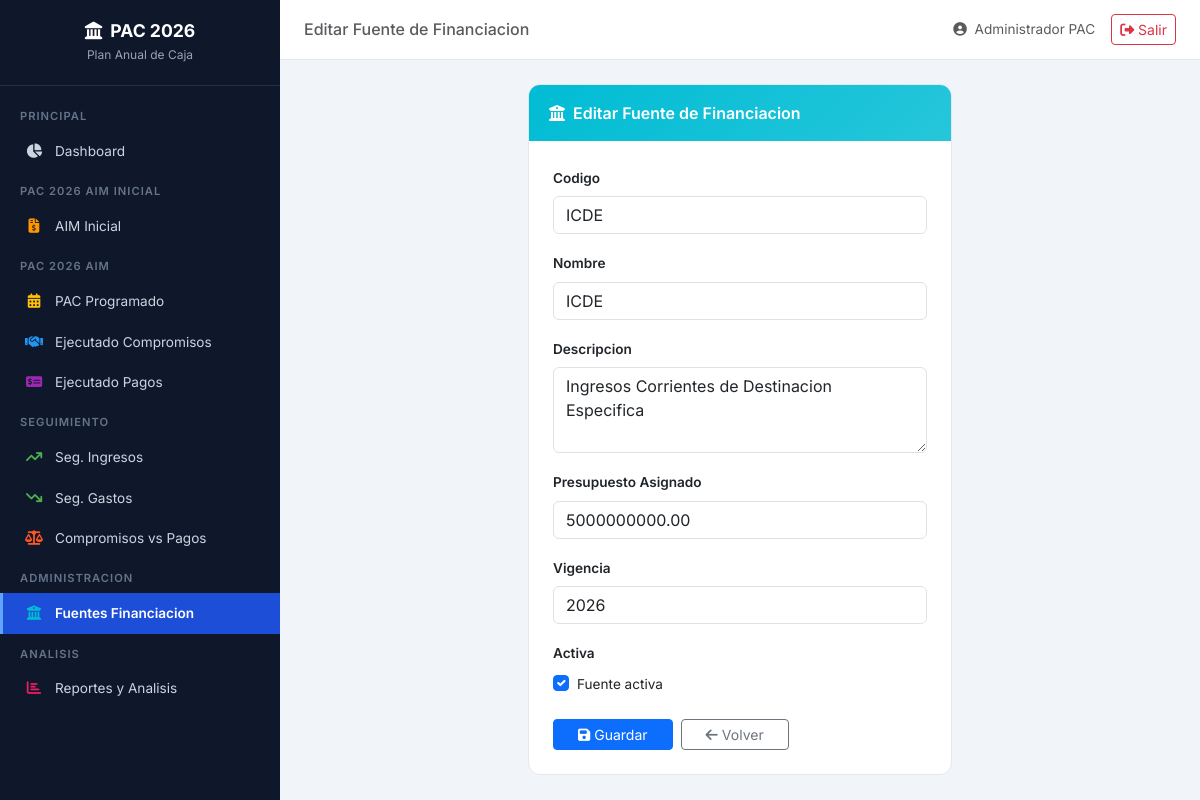
Screenshot of /fuentes/9/editar/ (signed in) with the database file from the repository.
### pac/models.py (models this page shows, shortened)
class FuenteFinanciacion(models.Model):
    codigo = models.CharField(max_length=50, verbose_name='Codigo', blank=True)
    nombre = models.CharField(max_length=200, unique=True, verbose_name='Nombre')
    descripcion = models.TextField(blank=True, verbose_name='Descripcion')
    presupuesto_asignado = models.DecimalField(
        max_digits=20, decimal_places=2, default=0,
        verbose_name='Presupuesto Asignado'
    )
    vigencia = models.IntegerField(default=2026)
    activa = models.BooleanField(default=True)
    fecha_creacion = models.DateTimeField(auto_now_add=True)
    class Meta:
        verbose_name = 'Fuente de Financiacion'
        verbose_name_plural = 'Fuentes de Financiacion'
        ordering = ['nombre']

### pac/views.py (the view)
# urls.py: path('fuentes/<int:pk>/editar/', views.fuente_editar, name='fuente_editar'),
@login_required
def fuente_editar(request, pk):
    fuente = get_object_or_404(FuenteFinanciacion, pk=pk)
    if request.method == 'POST':
        form = FuenteFinanciacionForm(request.POST, instance=fuente)
        if form.is_valid():
            form.save()
            messages.success(request, 'Fuente de financiacion actualizada correctamente.')
            return redirect('fuentes_financiacion')
    else:
        form = FuenteFinanciacionForm(instance=fuente)
    return render(request, 'pac/fuente_form.html', {'form': form, 'titulo': 'Editar Fuente de Financiacion'})

### pac/forms.py
class FuenteFinanciacionForm(forms.ModelForm):
    class Meta:
        model = FuenteFinanciacion
        fields = ['codigo', 'nombre', 'descripcion', 'presupuesto_asignado', 'vigencia', 'activa']
        widgets = {
            'codigo': forms.TextInput(attrs={'class': 'form-control'}),
            'nombre': forms.TextInput(attrs={'class': 'form-control'}),
            'descripcion': forms.Textarea(attrs={'class': 'form-control', 'rows': 3}),
            'presupuesto_asignado': forms.NumberInput(attrs={'class': 'form-control'}),
            'vigencia': forms.NumberInput(attrs={'class': 'form-control'}),
            'activa': forms.CheckboxInput(attrs={'class': 'form-check-input'}),
        }

### templates/pac/fuente_form.html (shortened to what this page needs)
{% extends 'base.html' %}
{% block page_title %}{{ titulo }}{% endblock %}
{% block content %}
<div class="row justify-content-center">
    <div class="col-md-6">
        <div class="card-custom">
            <div class="card-header" style="background: linear-gradient(135deg, #00bcd4, #26c6da)">
                <span><i class="fas fa-building-columns me-2"></i>{{ titulo }}</span>
            </div>
            <div class="p-4">
                <form method="post">
                    {% for field in form %}
                    <div class="mb-3">
                        <label class="form-label fw-semibold" style="font-size:0.85rem">{{ field.label }}</label>
                        {% if field.name == 'activa' %}
                        <div class="form-check">
                            {{ field }}
                            <label class="form-check-label" style="font-size:0.85rem">Fuente activa</label>
                        </div>
                        {% else %}
                        {{ field }}
                        {% endif %}
                    </div>
                    {% endfor %}
                    <div class="d-flex gap-2 mt-4">
                        <button type="submit" class="btn btn-primary btn-sm px-4">
                            <i class="fas fa-save me-1"></i>Guardar
                        </button>
                        <a href="{% url 'fuentes_financiacion' %}" class="btn btn-outline-secondary btn-sm px-4">
                            <i class="fas fa-arrow-left me-1"></i>Volver
                        </a>
                    </div>
                </form>
            </div>
        </div>
    </div>
</div>
{% endblock %}

### templates/base.html (shortened to what this page needs)
{% load static %}
{% load pac_tags %}
<!DOCTYPE html>
<html lang="es">
<head>
    <link href="https://cdn.jsdelivr.net/npm/bootstrap@5.3.2/dist/css/bootstrap.min.css" rel="stylesheet">
    <link href="https://cdnjs.cloudflare.com/ajax/libs/font-awesome/6.5.1/css/all.min.css" rel="stylesheet">
</head>
<body>
    <nav class="sidebar" id="sidebar">
        <div class="sidebar-brand">
            <h4><i class="fas fa-landmark me-2"></i>PAC 2026</h4>
            <small>Plan Anual de Caja</small>
        </div>
        <div class="sidebar-nav">
            <div class="sidebar-section">Principal</div>
            <a href="{% url 'dashboard' %}" class="sidebar-link {% if request.resolver_match.url_name == 'dashboard' %}active{% endif %}">
                <i class="fas fa-chart-pie"></i> Dashboard
            </a>
            <div class="sidebar-section">PAC 2026 AIM Inicial</div>
            <a href="{% url 'aim_inicial' %}" class="sidebar-link {% if request.resolver_match.url_name == 'aim_inicial' %}active{% endif %}">
                <i class="fas fa-file-invoice-dollar" style="color:#ff9800"></i> AIM Inicial
            </a>
            <div class="sidebar-section">PAC 2026 AIM</div>
            <a href="{% url 'pac_programado' %}" class="sidebar-link {% if request.resolver_match.url_name == 'pac_programado' %}active{% endif %}">
                <i class="fas fa-calendar-alt" style="color:#ffc107"></i> PAC Programado
            </a>
            <a href="{% url 'pac_ejecutado_compromisos' %}" class="sidebar-link {% if request.resolver_match.url_name == 'pac_ejecutado_compromisos' %}active{% endif %}">
                <i class="fas fa-handshake" style="color:#2196f3"></i> Ejecutado Compromisos
            </a>
            <a href="{% url 'pac_ejecutado_pagos' %}" class="sidebar-link {% if request.resolver_match.url_name == 'pac_ejecutado_pagos' %}active{% endif %}">
                <i class="fas fa-money-check-alt" style="color:#9c27b0"></i> Ejecutado Pagos
            </a>
            <div class="sidebar-section">Seguimiento</div>
            <a href="{% url 'seguimiento_ingresos' %}" class="sidebar-link {% if request.resolver_match.url_name == 'seguimiento_ingresos' %}active{% endif %}">
                <i class="fas fa-arrow-trend-up" style="color:#4caf50"></i> Seg. Ingresos
            </a>
            <a href="{% url 'seguimiento_gastos' %}" class="sidebar-link {% if request.resolver_match.url_name == 'seguimiento_gastos' %}active{% endif %}">
                <i class="fas fa-arrow-trend-down" style="color:#4caf50"></i> Seg. Gastos
            </a>
            <a href="{% url 'seguimiento_compromisos_vs_pagos' %}" class="sidebar-link {% if request.resolver_match.url_name == 'seguimiento_compromisos_vs_pagos' %}active{% endif %}">
                <i class="fas fa-scale-balanced" style="color:#ff5722"></i> Compromisos vs Pagos
            </a>
            <div class="sidebar-section">Administracion</div>
            <a href="{% url 'fuentes_financiacion' %}" class="sidebar-link {% if 'fuente' in request.resolver_match.url_name %}active{% endif %}">
                <i class="fas fa-building-columns" style="color:#00bcd4"></i> Fuentes Financiacion
            </a>
            <div class="sidebar-section">Analisis</div>
            <a href="{% url 'reportes' %}" class="sidebar-link {% if request.resolver_match.url_name == 'reportes' %}active{% endif %}">
                <i class="fas fa-chart-bar" style="color:#e91e63"></i> Reportes y Analisis
            </a>
        </div>
    </nav>
    <div class="main-content">
        <header class="top-header">
            <div class="d-flex align-items-center">
                <h6 class="mb-0 text-muted">{% block page_title %}Dashboard{% endblock %}</h6>
            </div>
            <div class="d-flex align-items-center gap-3">
                <span class="text-muted" style="font-size:0.85rem">
                    <i class="fas fa-user-circle me-1"></i> {{ request.user.get_full_name|default:request.user.username }}
                </span>
                <a href="{% url 'logout' %}" class="btn btn-outline-danger btn-sm">
                    <i class="fas fa-sign-out-alt"></i> Salir
                </a>
            </div>
        </header>
        <div class="page-content">
            {% block content %}{% endblock %}
        </div>
    </div>
</body>
</html>

### templates/base.html (style rules this page uses)
:root { --sidebar-width: 280px; --sidebar-bg: #0f172a; --sidebar-hover: #1e293b; --sidebar-active: #1d4ed8; --header-height: 60px; }
* { font-family: 'Inter', sans-serif; }
body { background: #f1f5f9; min-height: 100vh; }
.sidebar { position: fixed; top: 0; left: 0; bottom: 0; width: var(--sidebar-width); background: var(--sidebar-bg); z-index: 1050; transition: transform 0.3s ease; overflow-y: auto; overflow-x: hidden; }
.sidebar-brand { padding: 20px; text-align: center; border-bottom: 1px solid rgba(255,255,255,0.1); }
.sidebar-brand h4 { color: #fff; font-weight: 700; margin: 0; font-size: 1.1rem; }
.sidebar-brand small { color: #94a3b8; font-size: 0.75rem; }
.sidebar-nav { padding: 10px 0; }
.sidebar-section { padding: 12px 20px 6px; color: #64748b; font-size: 0.7rem; text-transform: uppercase; letter-spacing: 1px; font-weight: 600; }
.sidebar-link { display: flex; align-items: center; padding: 10px 20px; color: #cbd5e1; text-decoration: none; font-size: 0.85rem; transition: all 0.2s; border-left: 3px solid transparent; }
.sidebar-link.active { background: var(--sidebar-active); color: #fff; border-left-color: #60a5fa; font-weight: 600; }
.sidebar-link i { width: 22px; margin-right: 10px; text-align: center; font-size: 0.9rem; }
.main-content { margin-left: var(--sidebar-width); min-height: 100vh; transition: margin-left 0.3s ease; }
.top-header { background: #fff; height: var(--header-height); display: flex; align-items: center; justify-content: space-between; padding: 0 24px; border-bottom: 1px solid #e2e8f0; position: sticky; top: 0; z-index: 1040; }
.page-content { padding: 24px; }
.card-custom { background: #fff; border-radius: 12px; border: 1px solid #e2e8f0; overflow: hidden; }
.card-custom .card-header { padding: 16px 20px; font-weight: 600; color: #fff; display: flex; align-items: center; justify-content: space-between; }

### rows the page displays
FuenteFinanciacion: form "ICDE" "ICDE" "Ingresos Corrientes de Destinacion Especifica" "5000000000.00" "2026", form "☑"

### other values shown
{{ titulo }} "Editar Fuente de Financiacion"
{{ request.user.get_full_name|default:request.user.username }} "Administrador PAC"
{{ field.label }} "Codigo" "Nombre" "Descripcion" "Presupuesto Asignado" "Vigencia" "Activa"
